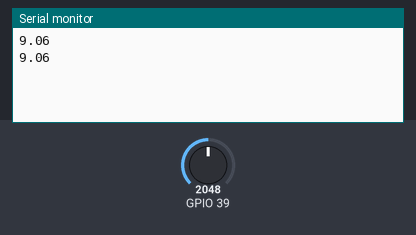
Recording of a sketch running on a simulated ESP32. Shown: the last lines printed to the serial monitor. The test bench sets the inputs (shaded band); at power-on: GPIO 39 = 2048.

Above: at 1.8 s.
1.9 s: GPIO 39 set to 2866
At 2.8 s:
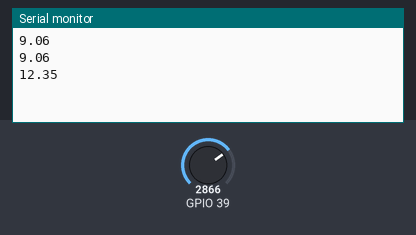
3.4 s: GPIO 39 set to 3603
At 4.5 s:
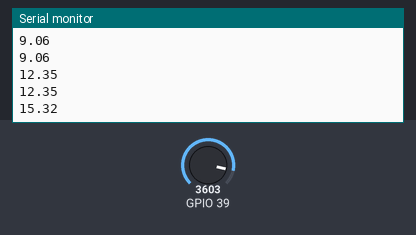
Timing chart, 0 to 6.4 s (numbered marks = the images above; inputs shaded):
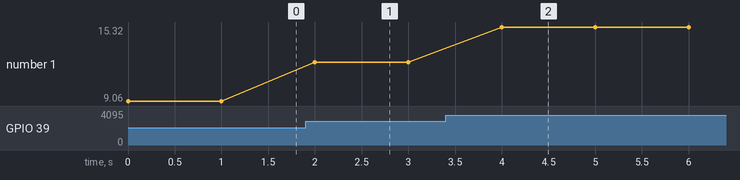

Measured:
- after the input at 1.9 s, the serial monitor: prints a new line after 0.10 s (image 1)
- after the input at 3.4 s, the serial monitor: prints a new line after 0.60 s (image 2)
- plotted number 1: 9.06 → 12.35 after the input at 1.9 s, 12.35 → 15.32 after the input at 3.4 s

The sketch:

voltage_sensor.ino
```cpp
void setup() {
  // put your setup code here, to run once:
  Serial.begin(115200);
}

int sensor_value;

int offset = 200;

void loop() {
  // put your main code here, to run repeatedly:
  sensor_value = analogRead(39) + 200;
  float volt = (sensor_value*3.3/4095)*(30000+7500)/7500;
  Serial.println(volt);
  delay(1000);
}
```
